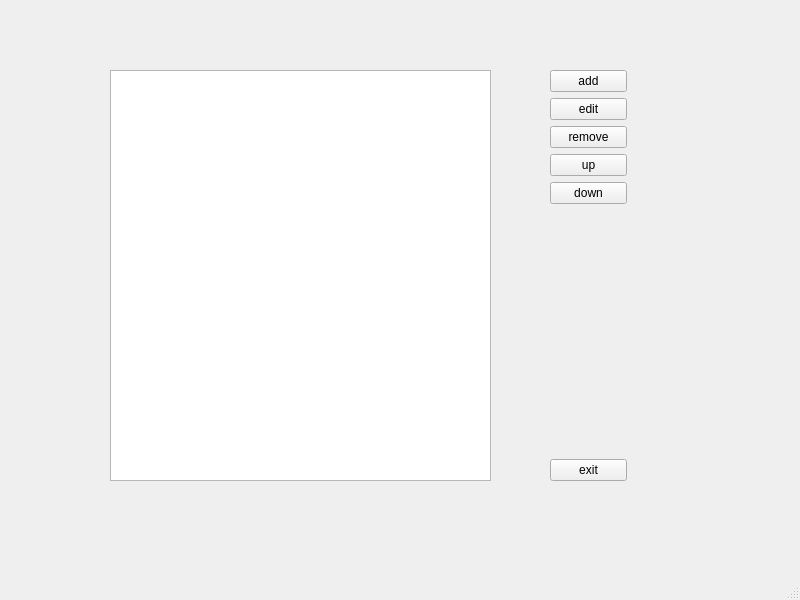
<?xml version="1.0" encoding="UTF-8"?>
<ui version="4.0">
 <class>MainWindow</class>
 <widget class="QMainWindow" name="MainWindow">
  <property name="geometry">
   <rect>
    <x>0</x>
    <y>0</y>
    <width>800</width>
    <height>600</height>
   </rect>
  </property>
  <property name="windowTitle">
   <string>MainWindow</string>
  </property>
  <widget class="QWidget" name="centralwidget">
   <widget class="QListWidget" name="listWidget">
    <property name="geometry">
     <rect>
      <x>110</x>
      <y>70</y>
      <width>381</width>
      <height>411</height>
     </rect>
    </property>
   </widget>
   <widget class="QWidget" name="">
    <property name="geometry">
     <rect>
      <x>550</x>
      <y>70</y>
      <width>77</width>
      <height>411</height>
     </rect>
    </property>
    <layout class="QVBoxLayout" name="verticalLayout">
     <item>
      <widget class="QPushButton" name="addBtn">
       <property name="text">
        <string>add</string>
       </property>
      </widget>
     </item>
     <item>
      <widget class="QPushButton" name="editBtn">
       <property name="text">
        <string>edit</string>
       </property>
      </widget>
     </item>
     <item>
      <widget class="QPushButton" name="removeBtn">
       <property name="text">
        <string>remove</string>
       </property>
      </widget>
     </item>
     <item>
      <widget class="QPushButton" name="upBtn">
       <property name="text">
        <string>up</string>
       </property>
      </widget>
     </item>
     <item>
      <widget class="QPushButton" name="downBtn">
       <property name="text">
        <string>down</string>
       </property>
      </widget>
     </item>
     <item>
      <spacer name="verticalSpacer">
       <property name="orientation">
        <enum>Qt::Vertical</enum>
       </property>
       <property name="sizeHint" stdset="0">
        <size>
         <width>20</width>
         <height>40</height>
        </size>
       </property>
      </spacer>
     </item>
     <item>
      <widget class="QPushButton" name="exitBtn">
       <property name="text">
        <string>exit</string>
       </property>
      </widget>
     </item>
    </layout>
   </widget>
  </widget>
  <widget class="QMenuBar" name="menubar">
   <property name="geometry">
    <rect>
     <x>0</x>
     <y>0</y>
     <width>800</width>
     <height>21</height>
    </rect>
   </property>
  </widget>
  <widget class="QStatusBar" name="statusbar"/>
 </widget>
 <resources/>
 <connections/>
</ui>
